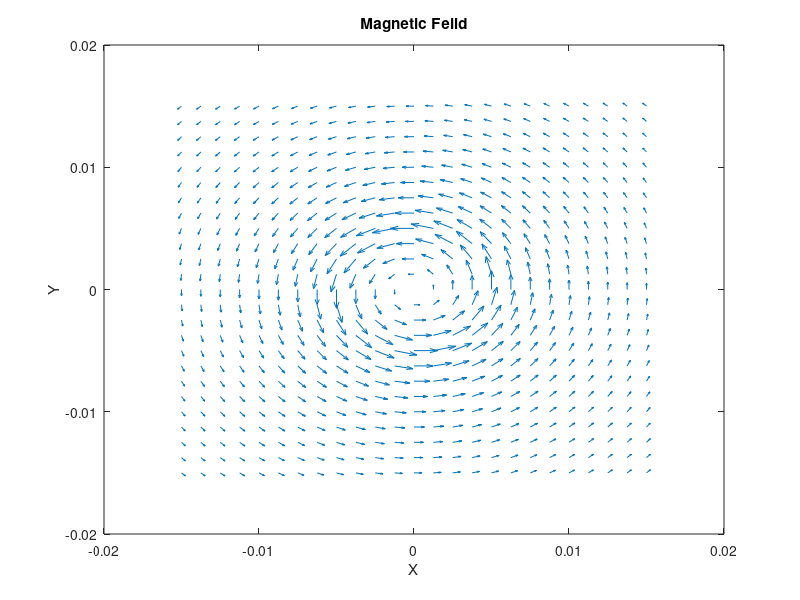
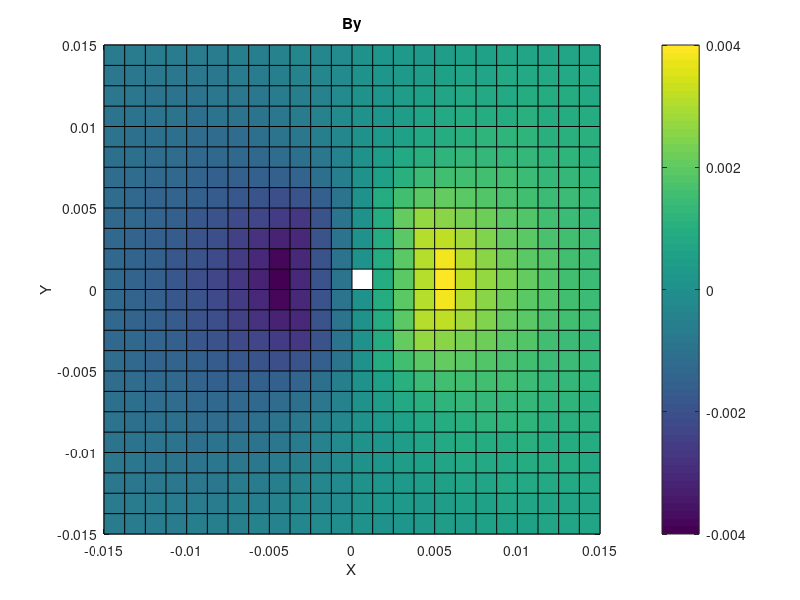
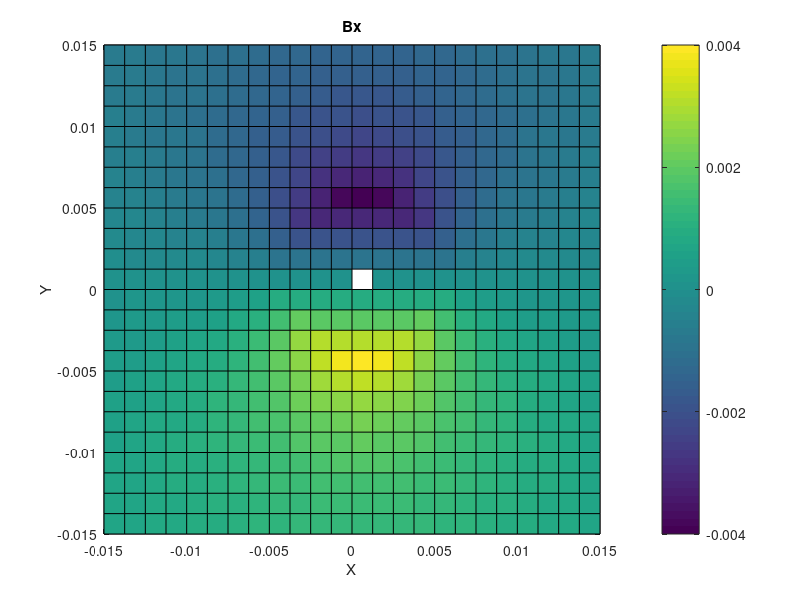
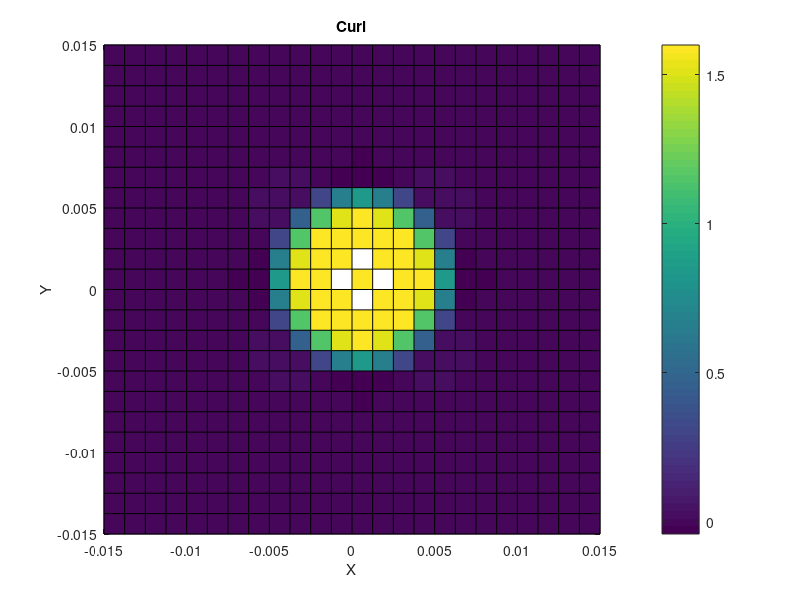

Write MATLAB code to recreate these figures, in order.
% HW 5
% Problem 1
% Part a -> d
% This script demos computing the curl of a magnetic feild 

%clear the workspace
clc
clear
close all

%input parameters
I = 100;
mu0 = 4*pi()*10^-7;
a = 0.005;

%sizing
n = 25;
x = linspace(-3*a,3*a,n);
y = linspace(-3*a,3*a,n);
[X,Y] = meshgrid(x,y);

%magnetic feild questions 
for k = 1:n %loop for rows
    
    for i = 1:n %loop for collums 
        
        %conditions
        if sqrt(X(k,i)^2+Y(k,i)^2)<a
            
            Bx(k,i) = ((mu0*I)/(2*pi()*a^2))*sqrt(X(k,i)^2+Y(k,i)^2)*(-Y(k,i)/sqrt(X(k,i)^2+Y(k,i)^2));
            
            By(k,i) = ((mu0*I)/(2*pi()*a^2))*sqrt(X(k,i)^2+Y(k,i)^2)*(X(k,i)/sqrt(X(k,i)^2+Y(k,i)^2));
            
        else
            
            Bx(k,i) = ((mu0*I)/(2*pi()*sqrt(X(k,i)^2+Y(k,i)^2)))*(-Y(k,i)/sqrt(X(k,i)^2+Y(k,i)^2));
            
            By(k,i) = ((mu0*I)/(2*pi()*sqrt(X(k,i)^2+Y(k,i)^2)))*(X(k,i)/sqrt(X(k,i)^2+Y(k,i)^2));
            
        end %if
    end %for   
end %for

%quiver plot
figure(1)
quiver(X,Y,Bx,By);
xlabel('X')
ylabel('Y')
title('Magnetic Feild')

%image plots
figure(2)
pcolor(X,Y,By)
colorbar
xlabel('X')
ylabel('Y')
title('By')

figure(3)
pcolor(X,Y,Bx)
colorbar
xlabel('X')
ylabel('Y')
title('Bx')

%curl 
lx=n;
ly=n;
dx=x(2)-x(1);
dy=y(2)-y(1);
f=By;
g=Bx;

%x-derivative part 
curlx=zeros(size(f));
curlx(:,1)=(f(:,2)-f(:,1))/dx;
for ix=2:lx-1
    curlx(:,ix)=(f(:,ix+1)-f(:,ix-1))/2/dx;
end %for
curlx(:,lx)=(f(:,lx)-f(:,lx-1))/dx;

%y-derivative part 
curly=zeros(size(y));
curly(1,:)=(g(2,:)-g(1,:))/dy;
for iy=2:ly-1
    curly(iy,:)=(g(iy+1,:)-g(iy-1,:))/2/dy;
end %for
curly(ly,:)=(g(ly,:)-g(ly-1,:))/dy;


curl = curlx-curly; 

figure(4)
pcolor(X,Y,curl)
colorbar
xlabel('X')
ylabel('Y')
title('Curl')

%matlab curl plot
% figure(6)
% C=curl(Bx,By);
% pcolor(X,Y,C)
% colorbar








